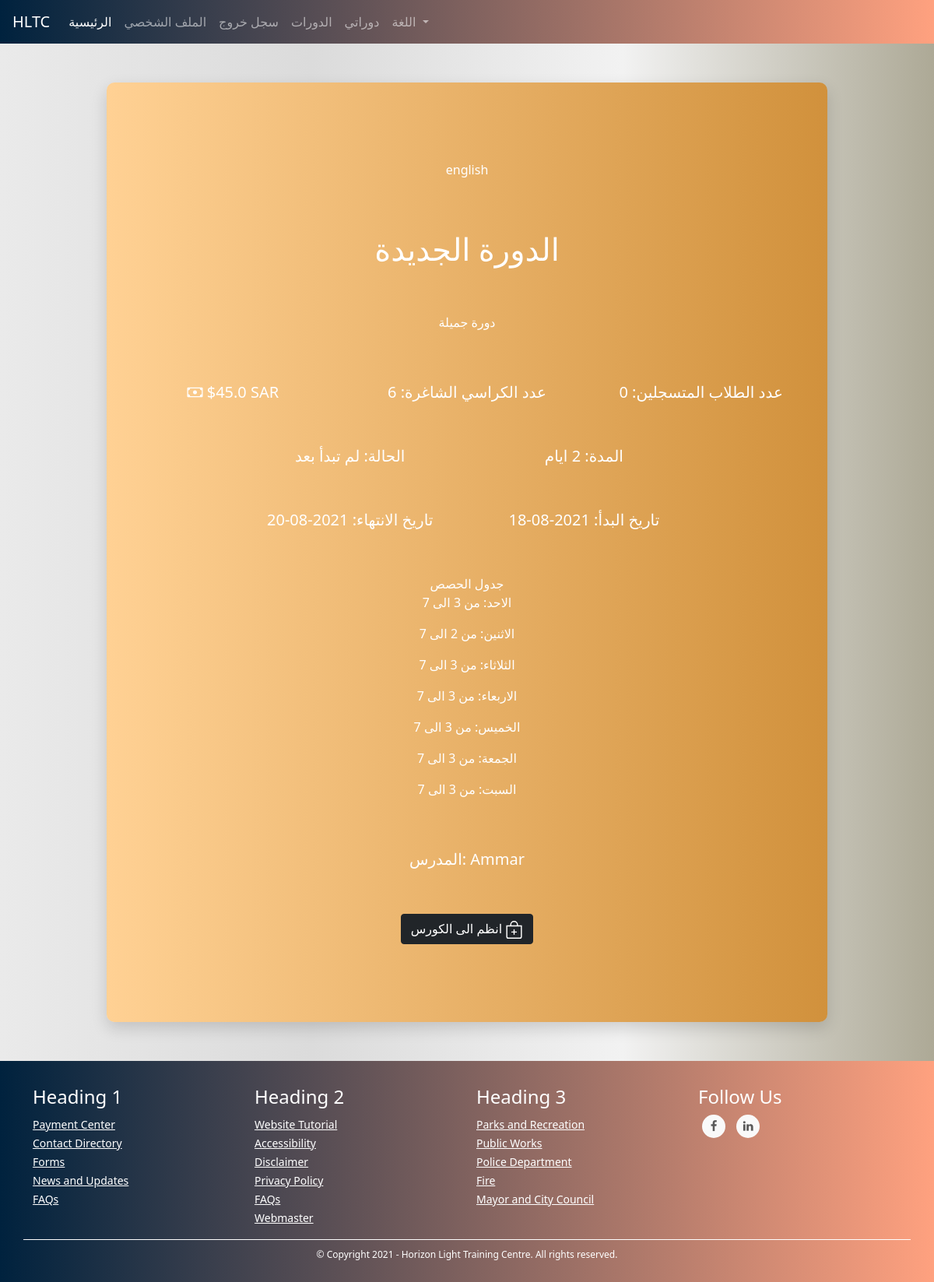
/courses/3 (signed in), run on an earlier commit of the app's database.
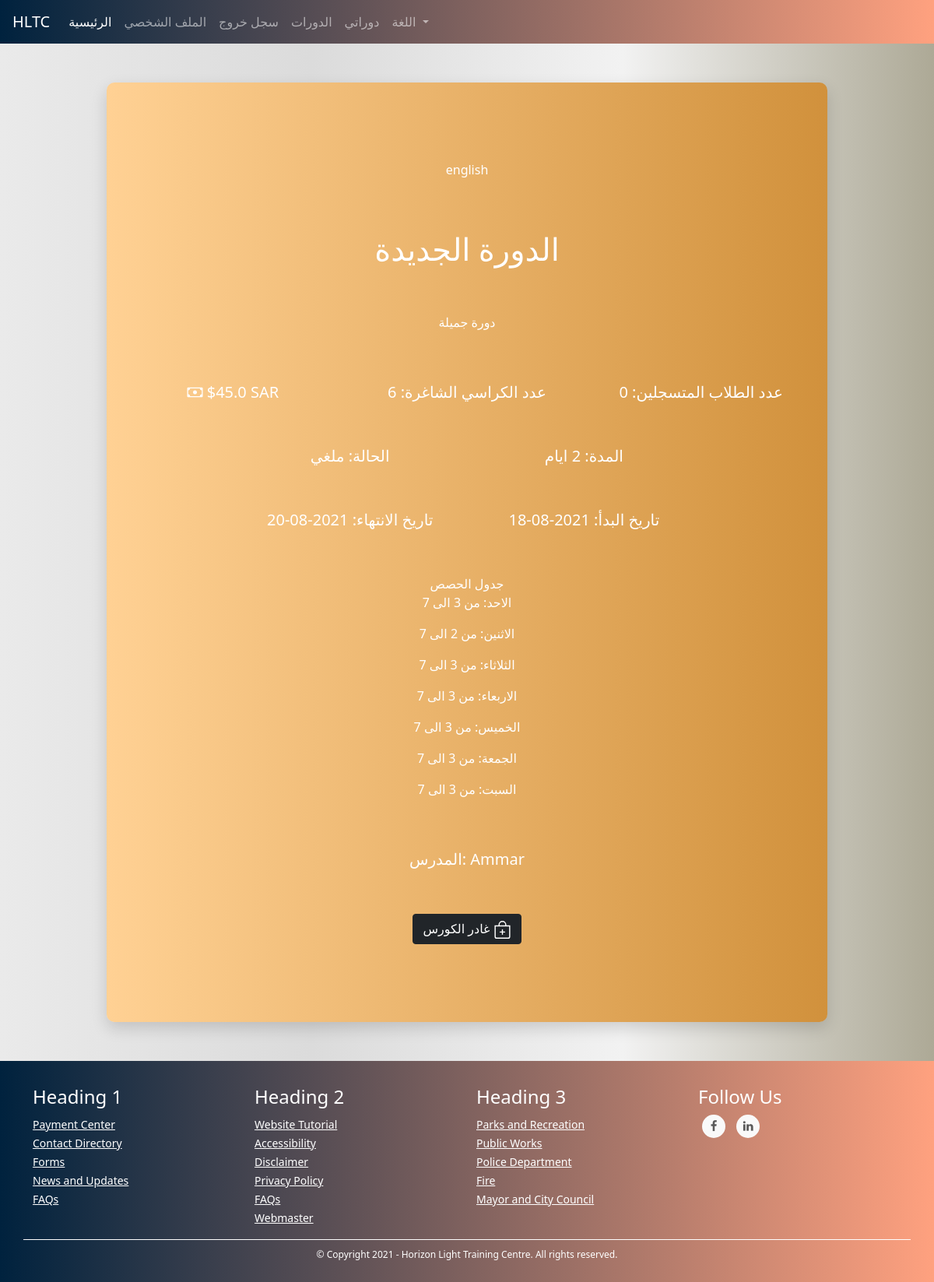
And on a later commit of the database.
### TUTOR/models.py (models this page shows, shortened)
class CourseModel(db.Model):
    id = db.Column(db.Integer, primary_key=True)
    name = db.Column(db.String(130), nullable=False)
    description = db.Column(db.String(1000), nullable=False)
    subject = db.Column(db.String(), nullable=False)
    price = db.Column(db.Integer, nullable=False)
    min_students = db.Column(db.Integer, nullable=False)
    max_students = db.Column(db.Integer, nullable=False)
    currency = db.Column(db.String(3), nullable=False)
    began = db.Column(db.Boolean, nullable=False, default=False)
    ended = db.Column(db.Boolean, nullable=False, default=False)
    course_type = db.Column(db.Integer, nullable=False) # 1 for start when min number # 2 for start with min and date
    _period = db.Column(db.Integer, nullable=True) # days
    _start_date = db.Column(db.DateTime, nullable=True)
    _end_date = db.Column(db.DateTime, nullable=True)
    links = db.Column(db.String(), nullable=False) # {"zoom": "link", ....}
    weekly_time_table_json  = db.Column(db.String(1000), nullable=False) # {"saturday": {"from": ..., "to": ...}, ...}
    _state = db.Column(db.String(), nullable=False, default=json.dumps({"state_code": 1, "state_string": "لم تبدأ بعد", "allowed_actions": ["join", "view", "start", "cancel"]})) # {"state_code": 2, "state_string": "قائم", "allowed_actions": ["view", "end"]} {"state_code": 3, "state_string": "انتهى", "allowed_actions": ["delete"]} {"state_code": 4, "state_string": "ملغي", "allowed_actions": ["delete"]}
    number_of_students_paid = db.Column(db.Integer, nullable=False, default=0)
    have_sent_first_payment_emails = db.Column(db.Boolean, nullable=False, default=False)
    created_by_admin = db.Column(db.Boolean, nullable=False)
    creation_date = db.Column(db.DateTime, nullable=False, default=datetime.utcnow)
    payment_model = db.relationship('PaymentModel', backref='course', uselist=False)
    tutor_data_model_id = db.Column(db.Integer, db.ForeignKey('tutor_data_model.id'),
        nullable=False)
    @property
    def period(self):
        if not self._period:
            return int((datetime.date(self._end_date) - datetime.date(self._start_date)).days)
        else:
            return self._period
    def price_for_student(self, student):
        discount_percentage = run_discount_checks(student, self)
        finale_price = self.price - ((self.price * discount_percentage) / 100)
        return finale_price
    def has_discount_for_student(self, student):
        discount_price = self.price_for_student(student)
        return True if discount_price != self.price else False
    @property
    def weekly_time_table(self):
        return json.loads(self.weekly_time_table_json)
    @property
    def start_date(self):
        return "يبدأ عند اكتمال الطلاب" if self._start_date == None else datetime.date(self._start_date)
    @property
    def end_date(self):
        return f"ينتهي بعد {self.period} ايام من بدأ الدورة" if self._end_date == None else datetime.date(self._end_date)
    @property
    def number_of_participants(self):
        return len(self.students)
    @property
    def empty_seats(self):
        return self.max_students - self.number_of_participants
    @property
    def state(self): # hold the course's state for example (is it runnung or hasn't began yet...) this helps with determaning what to do with the couse next for example (if it's running we should look into if it should end)
        return json.loads(self._state)
    @staticmethod
    def is_allowed_to_control_course(course, user):
        user_type = user.user_type
        if not user_type == "student":
            allow_tutors_edit_course_setting = SiteSettingsModel.instance().allow_tutors_to_edit_courses["setting_value"]
            if user_type == "tutor":
                if not allow_tutors_edit_course_setting:
                    return False
                else:
                    if user == course.tutor.user:
                        return True
                    else:
                        return False
            else:
                return True
        else:
            return False
    def start(self):
        self.began = True
        self._state = json.dumps({"state_code": 2, "state_string": "قائم", "allowed_actions": ["view", "end", "cancel"]})
        if self.course_type == 1:
            now = datetime.date(datetime.utcnow())
            self._start_date = now
            self._end_date = now + timedelta(days=self.period)
        db.session.commit()
        for sdm in self.students: # the paymetn is when a student joins not when the course begins bcz the course wont begin if students didn't pay
            send_student_course_start_email(sdm.user, self)
        send_tutor_course_start_email(self.tutor.user, self)
        return True
    def end(self):
        self.ended = True
        self._state = json.dumps({"state_code": 3, "state_string": "انتهى", "allowed_actions": ["delete"]})
        db.session.commit()
        for sdm in self.students:
            send_student_course_ended_email(sdm.user, self)
        send_tutor_course_ended_email(self.tutor.user, self)
        return True
    def cancel(self):
        self._state = json.dumps({"state_code": 4, "state_string": "ملغي", "allowed_actions": ["delete"]})
        db.session.commit()
        self.payment_model.refund_all()
        for sdm in self.students:
            send_student_course_canceled_email(sdm.user, self)
        send_tutor_course_canceled_email(self.tutor.user, self)
    def can_join(self, student):
        if self.joinable:
            if not self.has_student(student):
                if len(self.students) < self.max_students:
                    if student.user.is_confirmed:
                        return True
        return False
    def has_student(self, student):
        return True if self in student.courses else False
    @property
    def joinable(self):
        return True if "join" in self.state["allowed_actions"] else False
    def show_leave_request_button(self, student_id):
        return True if AdminstrationStorageModel.instance().eligible_to_add_leave_request(student_id, self.id) else False

### TUTOR/COURSES/routes.py (the view)
@courses_blueprint.route("/courses/<course_id>")
@login_required([])
def course(course_id):
    course = CourseModel.query.get(course_id)
    is_allowed = CourseModel.is_allowed_to_control_course(course, current_user)
    user_type = current_user.user_type
    if user_type == "student":
        return render_template("students/course.html", course=course, is_allowed=is_allowed)
    elif user_type == "tutor":
        return render_template("tutors/course.html", course=course, is_allowed=is_allowed)
    elif user_type in ADMIN_TYPES:
        return render_template("admins/course.html", course=course, is_allowed=is_allowed)

### TUTOR/COURSES/routes.py (called while the page is built)
@courses_blueprint.context_processor
def utility_processor():
    return dict(get_language_text=LngObj.get_language_text, get_current_page_language_list=LngObj.get_current_page_language_list, languages=LANGUAGES, admin_types=ADMIN_TYPES, settings=SiteSettingsModel.instance())

### TUTOR/models.py (called while the page is built)
@login_manager.user_loader
def load_user(user_id):
    return UserModel.query.get(int(user_id))

    @classmethod
    def instance(cls):
        return cls.query.get(1)

    def eligible_to_add_leave_request(self, student_id, course_id): # if deosn't already has leave request for course and is joined in course and has paid for course
        course = CourseModel.query.get(course_id)
        student = StudentDataModel.query.get(student_id)
        if course in student.courses:
            if course.payment_model.is_paid_student(student.id):
                if not self.has_leave_request_for_course(student.id, course_id):
                    return True
        return False

    @classmethod
    def instance(cls):
        return cls.query.get(1)

### TUTOR/utils/discount_scripts.py (called while the page is built)
def discount_multicourses(student, course):
    return 0

### TUTOR/templates/students/course.html (shortened to what this page needs)
{% extends "template.html" %}
{% block content %}
    <link rel="stylesheet" href="{{ url_for('static', filename='css/course.css') }}">
    <link rel="stylesheet" href="https://cdn.jsdelivr.net/npm/bootstrap-icons@1.3.0/font/bootstrap-icons.css">
    <div class="container parent-cont">
    <div class="row justify-content-center parent-row">
    <div class="col-sm-10 parent-col">
    <div class="container my-cont">
        <div class="row justify-content-center my-row">
            <div class="col my-col">
                <p id="heights-elemnt">{{course.subject}}</p>
            </div>
        </div>
        <div class="row justify-content-center my-row">
            <div class="col my-col">
                <h1>{{course.name}}</h1>
            </div>
        </div>
        <div class="row justify-content-center my-row">
            <div class="col my-col">
                <p>{{ course.description }}</p>
            </div>
        </div>
        <div class="row justify-content-center my-row">
            <div class="col-4 my-col">
                <h5><i class="bi bi-cash"></i> ${{ course.price_for_student(current_user.student_data_mode) }} {{ course.currency }}</h5>
            </div>
            <div class="col-4 my-col">
                <h5>عدد الكراسي الشاغرة: {{ course.empty_seats }}</h5>
            </div>
            <div class="col-4 my-col">
                <h5>عدد الطلاب المتسجلين: {{ course.number_of_participants }}</h5>
            </div>
        </div>
        <div class="row justify-content-center my-row">
            <div class="col-4 my-col">
                <h5>الحالة: {{ course.state.state_string }}</h5>
            </div>
            <div class="col-4 my-col">
                <h5>المدة: {{ course.period }} ايام</h5>
            </div>
        </div>
        <div class="row justify-content-center my-row">
            <div class="col-4 my-col">
                <h5>تاريخ الانتهاء: {{ course.end_date }}</h5>
            </div>
            <div class="col-4 my-col">
                <h5>تاريخ البدأ: {{ course.start_date }}</h5>
            </div>
        </div>
        <div class="row justify-content-center my-row">
            جدول الحصص
            {% for day, time_obj in course.weekly_time_table.items() %}
                {% if time_obj.from != "None" and time_obj.to != "None" %}
                    <div class="col-12 my-col">
                        <p>{{ get_language_text(day, get_current_page_language_list()) }}: {{ get_language_text('from', get_current_page_language_list()) }} {{ time_obj.from }} {{ get_language_text('to', get_current_page_language_list()) }} {{ time_obj.to }}</p>
                    </div>
                {% else %}
                    <div class="col-12 my-col">
                        <p>{{ get_language_text(day, get_current_page_language_list()) }}: {{ get_language_text("no class today", get_current_page_language_list()) }}</p>
                    </div>
                {% endif %}
            {% endfor %}
        </div>
        <div class="row justify-content-center my-row">
            <div class="col-4 my-col">
                <h5>المدرس: {{ course.tutor.user.first_name }}</h5>
            </div>
        </div>
        <div class="row justify-content-center my-row">
            <div class="col my-col">
        {% if course.can_join(current_user.student_data_model) %}
            <a href="{{ url_for('students_blueprint.join_course', course_id=course.id) }}"><button type="button" class="btn btn-dark settings-button">انظم الى الكورس </button></a>
        {% else %}
            <a href="{{ url_for('students_blueprint.leave_course', course_id=course.id) }}"><button type="button" class="btn btn-dark settings-button">غادر الكورس </button></a>
        {% endif %}
            </div>
        </div>
    </div>
</div>
</div>
</div>
{% endblock %}

What changed in the data, as far as the page shows it:
changed CourseModel "الدورة الجديدة": state.state_string "لم تبدأ بعد" → "ملغي"
Also different on the page:
text no longer shown: "انظم الى الكورس"
text now shown: "غادر الكورس"
